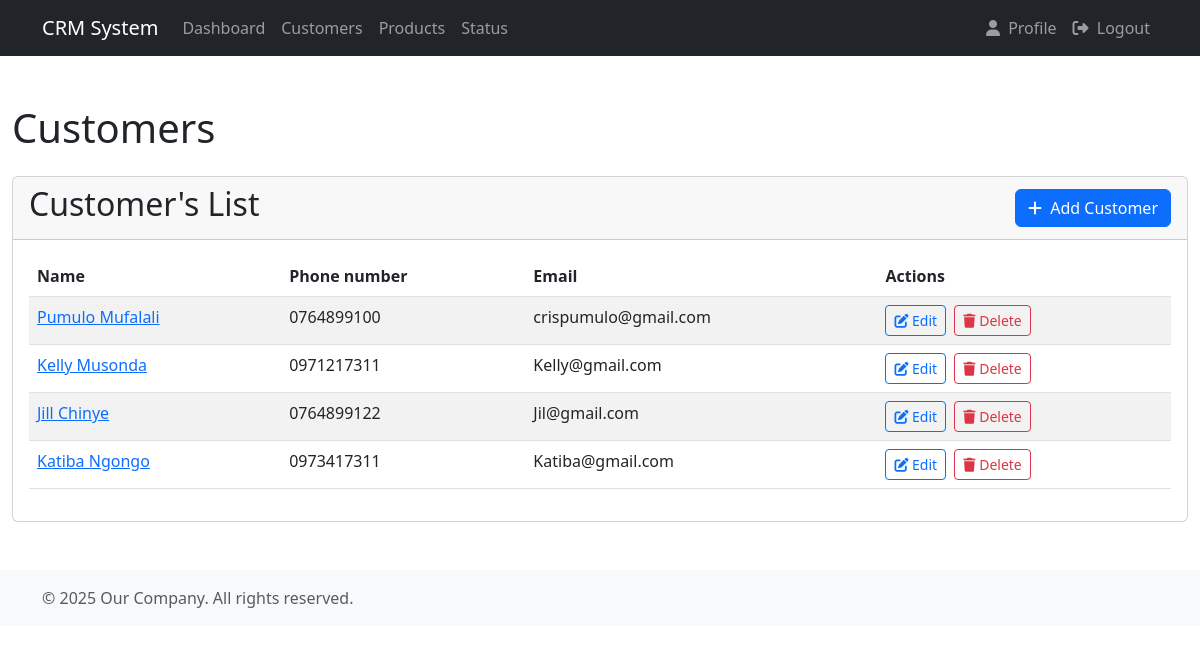
Before: /customers/ with the older database file.
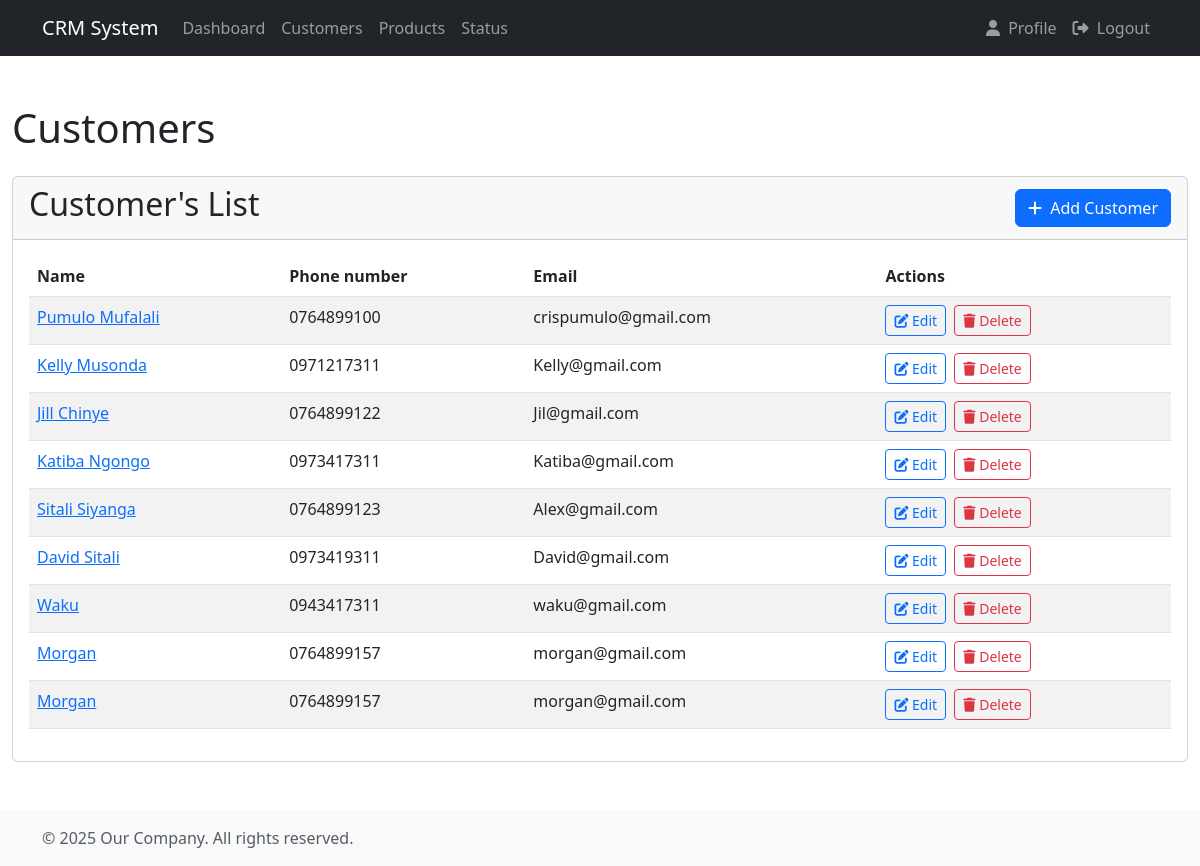
After: the same page with the newer database file.
### accounts/models.py (models this page shows, shortened)
class Customer(models.Model):
  name = models.CharField(max_length=200, null=True)
  phone = models.CharField(max_length=200, null=True)
  email = models.CharField(max_length=200, null=True, unique=True)
  created_at = models.DateTimeField(auto_now_add=True)

### accounts/views.py (the view)
# urls.py: path('customers/', customers, name='customers'),
def customers(request):
  customers = Customer.objects.all()
  return render(request, 'accounts/customers.html', {'customers':customers})

### accounts/templates/accounts/customers.html (shortened to what this page needs)
{% extends 'accounts/main.html' %}
{% block content %}
<h1 class="mt-4 mb-4">Customers</h1>
<div class="card">
    <div class="card-header">
        <div class="d-flex justify-content-between align-items-center">
            <h2>Customer's List</h2>
            <a class="btn btn-primary" href="{% url 'create_customer' %}">
                <i class="fas fa-plus me-1"></i> Add Customer
            </a>
        </div>
    </div>
    <div class="card-body">
        <div class="table-responsive">
            <table class="table table-striped table-hover">
                <thead>
                    <tr>
                        <th>Name</th>
                        <th>Phone number</th>
                        <th>Email</th>
                        <th>Actions</th>
                    </tr>
                </thead>
                <tbody>
                    {% for item in customers %}
                    <tr>
                        <td><a href="{% url 'customer_detail' item.id %}">{{ item.name }}</a></td>
                        <td>{{ item.phone }}</td>
                        <td>{{ item.email }}</td>
                        <td>
                            <a class="btn btn-sm btn-outline-primary me-1">
                                <i class="fas fa-edit"></i> Edit
                            </a>
                            <a class="btn btn-sm btn-outline-danger">
                                <i class="fas fa-trash"></i> Delete
                            </a>
                        </td>
                    </tr>
                    {% endfor %}
                </tbody>
            </table>
        </div>
    </div>
</div>
{% endblock %}

### accounts/templates/accounts/main.html (shortened to what this page needs)
<!DOCTYPE html>
<html lang="en">
<head>
    <link href="https://cdn.jsdelivr.net/npm/bootstrap@5.3.0/dist/css/bootstrap.min.css" rel="stylesheet">
    <link rel="stylesheet" href="https://cdnjs.cloudflare.com/ajax/libs/font-awesome/6.4.0/css/all.min.css">
</head>
<body>
    {% include 'accounts/navbar.html' %}
    <div class="container-fluid">
        <div class="row">
            <div class="col-12">
                {% block content %}{% endblock %}
            </div>
        </div>
    </div>
    <footer class="footer mt-5 py-3 bg-light">
        <div class="container">
            <span class="text-muted">© {% now "Y" %} Our Company. All rights reserved.</span>
        </div>
    </footer>
</body>
</html>

### accounts/templates/accounts/navbar.html (shortened to what this page needs)
<nav class="navbar navbar-expand-lg navbar-dark bg-dark mb-4">
    <div class="container">
        <a class="navbar-brand">CRM System</a>
        <div class="collapse navbar-collapse" id="navbarNav">
            <ul class="navbar-nav me-auto">
                <li class="nav-item">
                    <a class="nav-link" href="{% url 'dashboard' %}">Dashboard</a>
                </li>
                <li class="nav-item">
                    <a class="nav-link" href="{% url 'customers' %}">Customers</a>
                </li>
                <li class="nav-item">
                    <a class="nav-link" href="{% url 'product' %}">Products</a>
                </li>
                <li class="nav-item">
                    <a class="nav-link" href="{% url 'statuses' %}">Status</a>
                </li>
            </ul>
            <ul class="navbar-nav">
                <li class="nav-item">
                    <a class="nav-link" href="#"><i class="fas fa-user me-1"></i> Profile</a>
                </li>
                <li class="nav-item">
                    <a class="nav-link" href="#"><i class="fas fa-sign-out-alt me-1"></i> Logout</a>
                </li>
            </ul>
        </div>
    </div>
</nav>

Changed rows visible on the page:
added Customer: name "Sitali Siyanga", phone "0764899123", email "Alex@gmail.com"
added Customer: name "David Sitali", phone "0973419311", email "David@gmail.com"
added Customer: name "Waku", phone "0943417311", email "waku@gmail.com"
added Customer: name "Morgan", phone "0764899157", email "morgan@gmail.com"
added Customer: name "Morgan", phone "0764899157", email "morgan@gmail.com"
